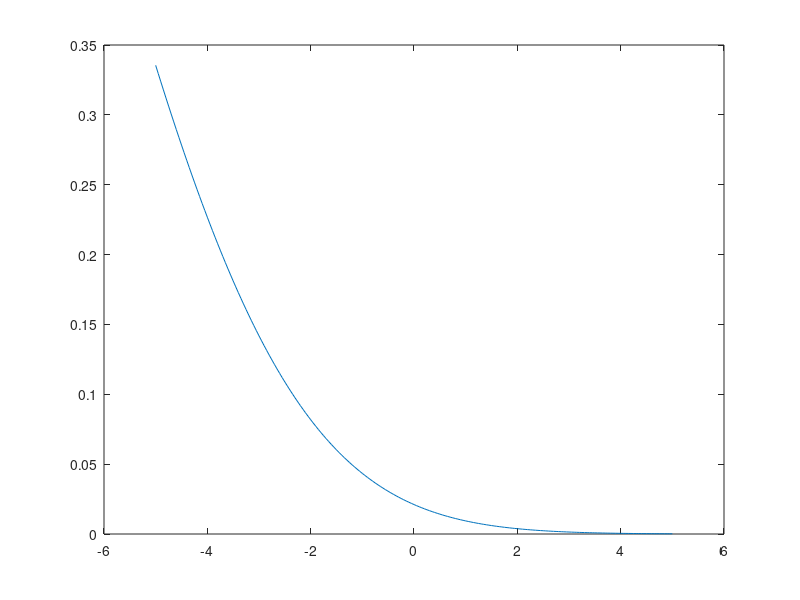

Source code (MATLAB):
clear all
close all

lambda = 0.001;
T = 1;
Q = 1 - exp(-lambda*T);
Q = 0.02;
rho = 0.1;
F = -5:0.05:5;
P = normcdf(norminv(Q) - sqrt(rho)*F)/sqrt(1-rho);
plot(F,P)

% significance level 0.001
f = norminv(0.001);
P = normcdf(norminv(Q) - sqrt(rho)*f)/sqrt(1-rho);